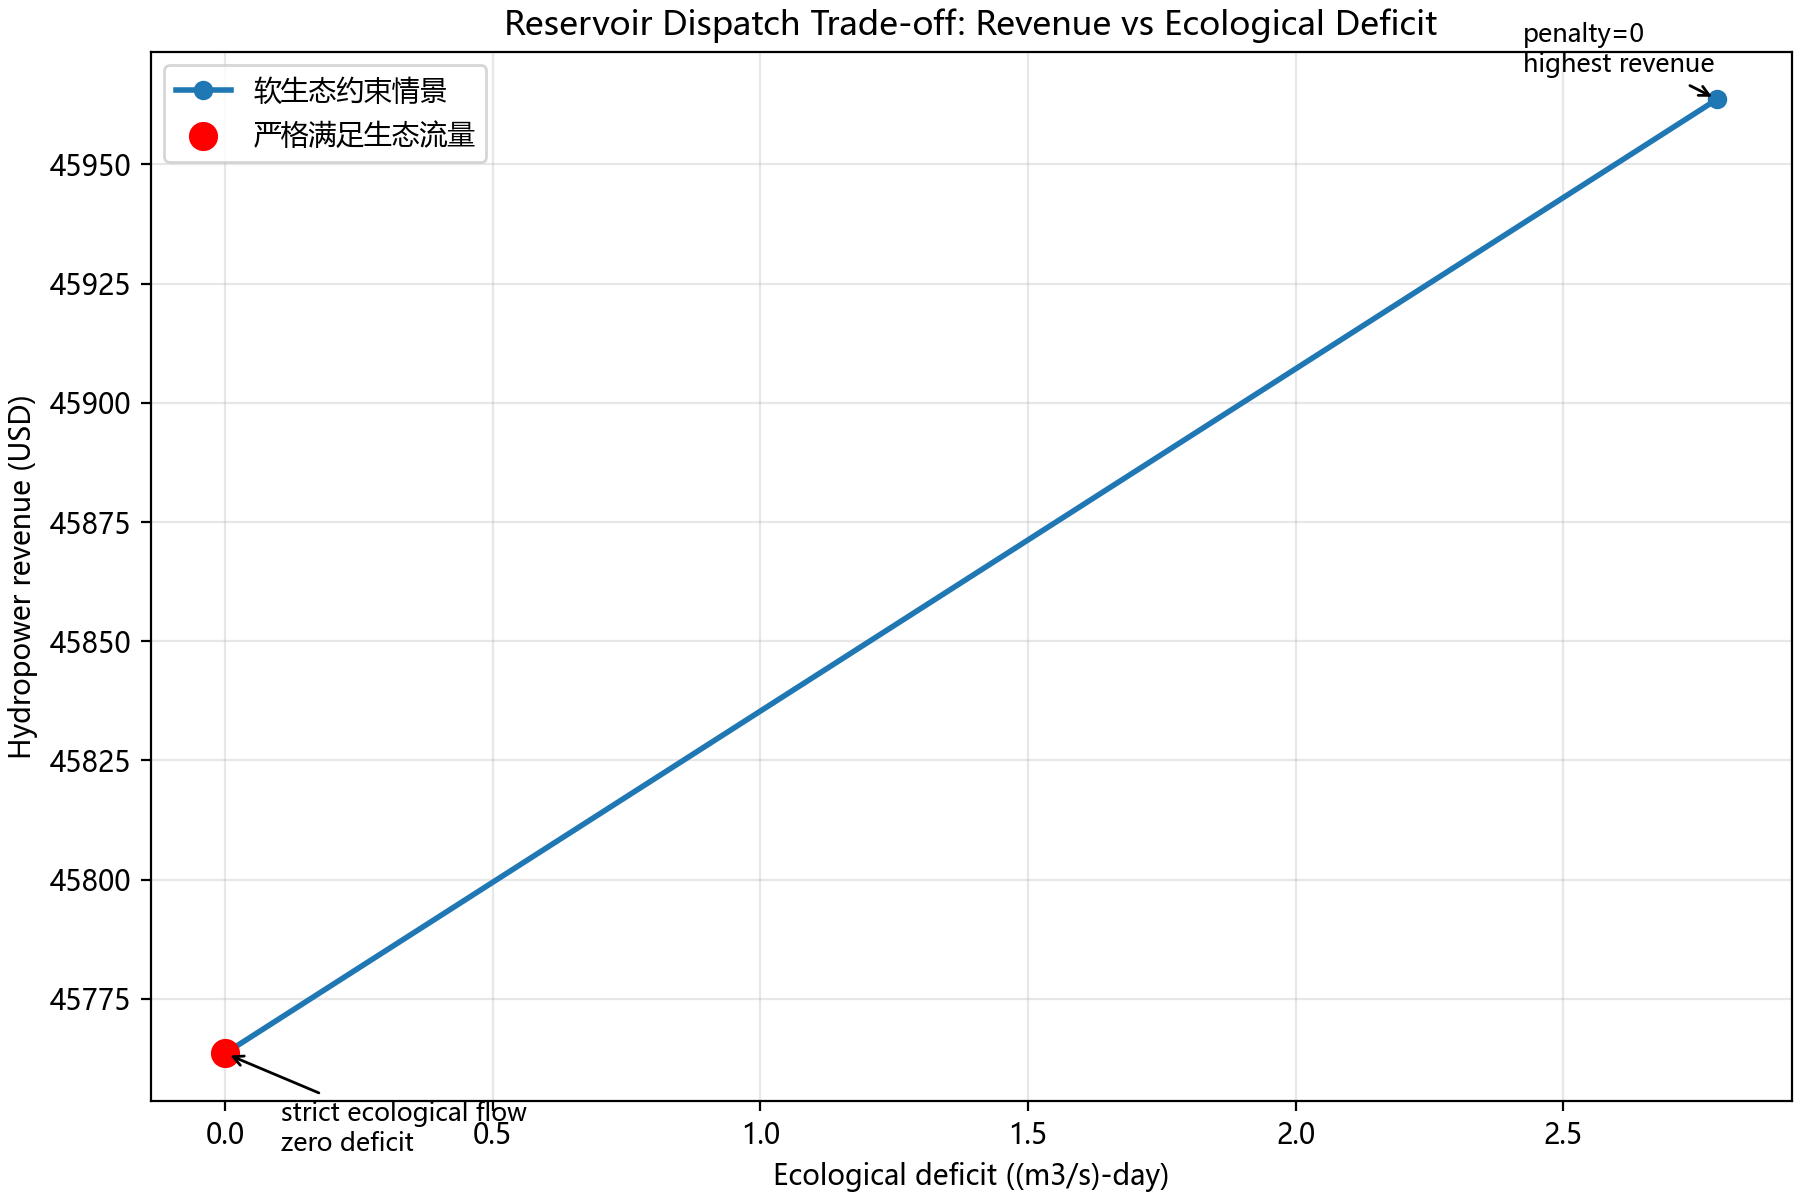

Recreate this plot in Python.
"""水库调度收益-生态权衡分析与 Pareto 图生成。"""

from __future__ import annotations

from pathlib import Path

import matplotlib

matplotlib.use("Agg")
import matplotlib.pyplot as plt
import numpy as np
import pandas as pd

from reservoir_optimize import ReservoirParams, optimize_reservoir


OUTPUT_PLOT = Path("tradeoff_analysis.png")
OUTPUT_TABLE = Path("tradeoff_results.csv")


def run_tradeoff_analysis() -> pd.DataFrame:
    """运行不同生态惩罚权重下的调度优化。"""
    params = ReservoirParams()
    penalties = [0, 250, 500, 1000, 2000, 5000, 10_000, 25_000, 50_000]
    records = []

    for penalty in penalties:
        result = optimize_reservoir(params=params, ecology_penalty=penalty, enforce_ecology=False)
        records.append(
            {
                "Ecology_Penalty": penalty,
                "Revenue_USD": round(result.revenue, 2),
                "Ecological_Deficit_m3s_day": round(result.ecological_deficit, 4),
                "Success": result.success,
                "Min_Release_m3s": round(float(np.min(result.releases)), 2),
                "Max_Release_m3s": round(float(np.max(result.releases)), 2),
            }
        )

    strict_result = optimize_reservoir(params=params, enforce_ecology=True)
    records.append(
        {
            "Ecology_Penalty": "strict_Qeco",
            "Revenue_USD": round(strict_result.revenue, 2),
            "Ecological_Deficit_m3s_day": round(strict_result.ecological_deficit, 4),
            "Success": strict_result.success,
            "Min_Release_m3s": round(float(np.min(strict_result.releases)), 2),
            "Max_Release_m3s": round(float(np.max(strict_result.releases)), 2),
        }
    )

    table = pd.DataFrame(records)
    table.to_csv(OUTPUT_TABLE, index=False, encoding="utf-8")
    return table


def create_tradeoff_plot(table: pd.DataFrame) -> None:
    """根据权衡分析结果生成 Pareto frontier 图。"""
    numeric = table[table["Ecology_Penalty"] != "strict_Qeco"].copy()
    strict = table[table["Ecology_Penalty"] == "strict_Qeco"].copy()

    plt.rcParams["font.sans-serif"] = ["Microsoft YaHei", "SimHei", "Arial Unicode MS", "DejaVu Sans"]
    plt.rcParams["axes.unicode_minus"] = False

    fig, ax = plt.subplots(figsize=(9, 6), constrained_layout=True)
    ax.plot(
        numeric["Ecological_Deficit_m3s_day"],
        numeric["Revenue_USD"],
        marker="o",
        linewidth=2,
        label="软生态约束情景",
    )
    if not strict.empty:
        ax.scatter(
            strict["Ecological_Deficit_m3s_day"],
            strict["Revenue_USD"],
            color="red",
            s=90,
            label="严格满足生态流量",
            zorder=3,
        )

    if not numeric.empty:
        no_penalty = numeric.iloc[0]
        ax.annotate(
            "penalty=0\nhighest revenue",
            (no_penalty["Ecological_Deficit_m3s_day"], no_penalty["Revenue_USD"]),
            textcoords="offset points",
            xytext=(-70, 10),
            fontsize=9,
            arrowprops={"arrowstyle": "->", "lw": 1},
        )
    if not strict.empty:
        strict_row = strict.iloc[0]
        ax.annotate(
            "strict ecological flow\nzero deficit",
            (strict_row["Ecological_Deficit_m3s_day"], strict_row["Revenue_USD"]),
            textcoords="offset points",
            xytext=(20, -35),
            fontsize=9,
            arrowprops={"arrowstyle": "->", "lw": 1},
        )

    ax.set_title("Reservoir Dispatch Trade-off: Revenue vs Ecological Deficit")
    ax.set_xlabel("Ecological deficit ((m3/s)-day)")
    ax.set_ylabel("Hydropower revenue (USD)")
    ax.grid(True, alpha=0.3)
    ax.legend()
    fig.savefig(OUTPUT_PLOT, dpi=200)
    plt.close(fig)


if __name__ == "__main__":
    result_table = run_tradeoff_analysis()
    create_tradeoff_plot(result_table)
    print(result_table.to_string(index=False))
    print(f"\n图像已保存到：{OUTPUT_PLOT}")
